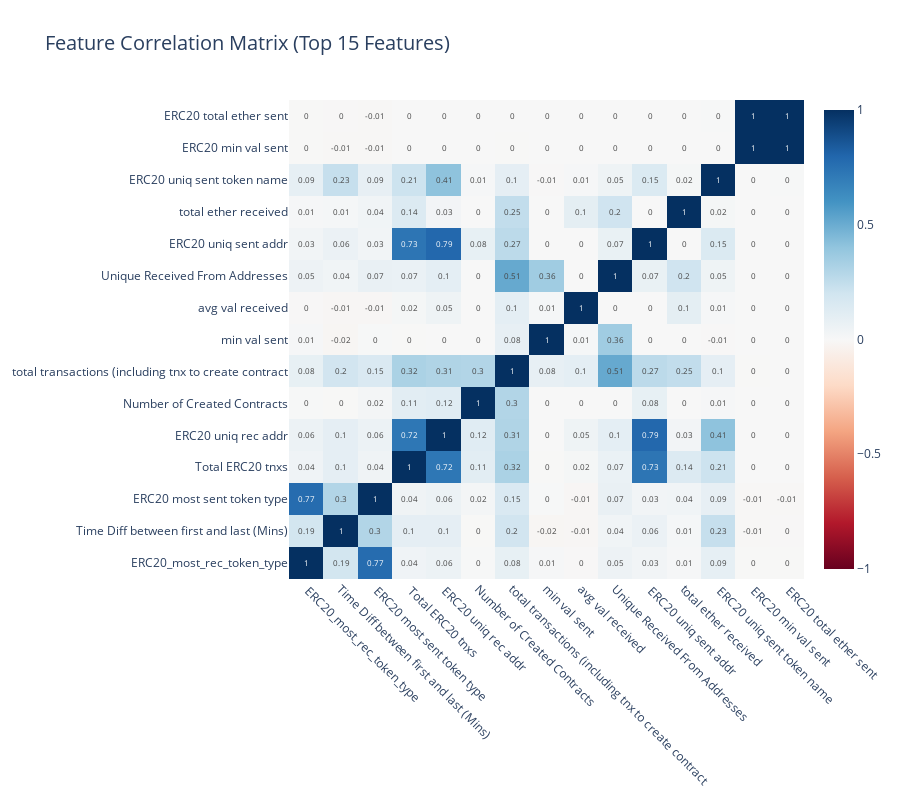

Here is the notebook cell this chart was saved with:
### Markdown cell above
## 📊 Part 8: Feature Correlation Analysis

### Code cell
# Get top 15 features for correlation analysis
top_15_features = importance_df.head(15)['feature'].tolist()
X_top = X[top_15_features]

# Calculate correlation
correlation = X_top.corr()

# Create heatmap
fig = go.Figure(data=go.Heatmap(
    z=correlation.values,
    x=correlation.columns,
    y=correlation.columns,
    colorscale='RdBu',
    zmid=0,
    text=np.round(correlation.values, 2),
    texttemplate='%{text}',
    textfont={"size": 8},
    hovertemplate='%{x}<br>%{y}<br>Correlation: %{z:.3f}<extra></extra>'
))

fig.update_layout(
    title="Feature Correlation Matrix (Top 15 Features)",
    title_font_size=20,
    height=800,
    width=900,
    xaxis={'side': 'bottom'},
    yaxis={'side': 'left'}
)

fig.update_xaxes(tickangle=45)

fig.show()

### Figure 1 — Plotly figure (JSON) as saved in the notebook; plotly's stock layout.template omitted (floating-point values rounded to 4 significant figures; data arrays with more than 128 entries replaced by an {"elided": "..."} marker saying what was removed)
{"data": [{"colorscale": [[0, "rgb(103,0,31)"], [0.1, "rgb(178,24,43)"], [0.2, "rgb(214,96,77)"], [0.3, "rgb(244,165,130)"], [0.4, "rgb(253,219,199)"], [0.5, "rgb(247,247,247)"], [0.6, "rgb(209,229,240)"], [0.7, "rgb(146,197,222)"], [0.8, "rgb(67,147,195)"], [0.9, "rgb(33,102,172)"], [1, "rgb(5,48,97)"]], "hovertemplate": "%{x}<br>%{y}<br>Correlation: %{z:.3f}<extra></extra>", "text": {"elided": "15x15 float values"}, "textfont": {"size": 8}, "texttemplate": "%{text}", "type": "heatmap", "x": [" ERC20_most_rec_token_type", "Time Diff between first and last (Mins)", " ERC20 most sent token type", " Total ERC20 tnxs", " ERC20 uniq rec addr", "Number of Created Contracts", "total transactions (including tnx to create contract", "min val sent", "avg val received", "Unique Received From Addresses", " ERC20 uniq sent addr", "total ether received", " ERC20 uniq sent token name", " ERC20 min val sent", " ERC20 total ether sent"], "y": [" ERC20_most_rec_token_type", "Time Diff between first and last (Mins)", " ERC20 most sent token type", " Total ERC20 tnxs", " ERC20 uniq rec addr", "Number of Created Contracts", "total transactions (including tnx to create contract", "min val sent", "avg val received", "Unique Received From Addresses", " ERC20 uniq sent addr", "total ether received", " ERC20 uniq sent token name", " ERC20 min val sent", " ERC20 total ether sent"], "z": {"elided": "15x15 float values"}, "zmid": 0}], "layout": {"height": 800, "title": {"font": {"size": 20}, "text": "Feature Correlation Matrix (Top 15 Features)"}, "width": 900, "xaxis": {"side": "bottom", "tickangle": 45}, "yaxis": {"side": "left"}}}
